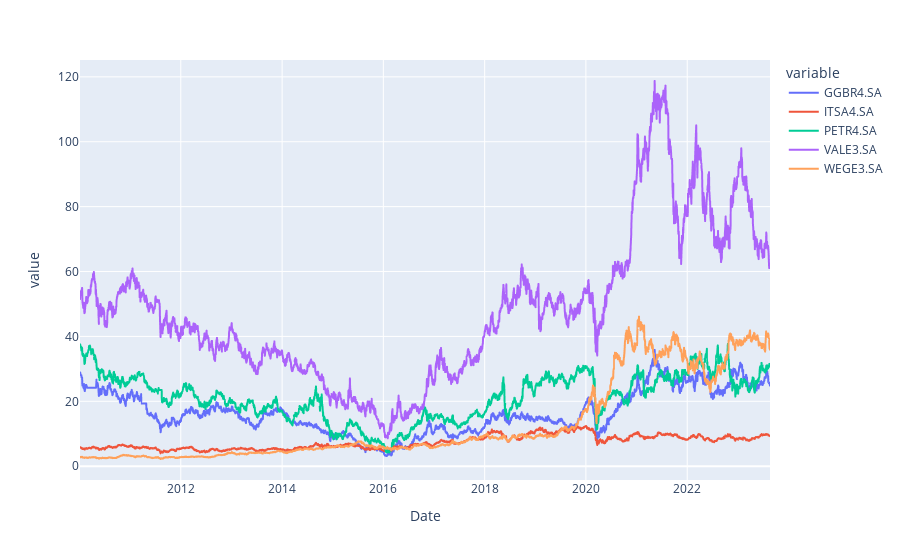

Write notebook code for a chart like this one.
### Code cell
close.plot()

### Figure 1 — Plotly figure (JSON) as saved in the notebook; plotly's stock layout.template omitted (floating-point values rounded to 4 significant figures; data arrays with more than 128 entries replaced by an {"elided": "..."} marker saying what was removed)
{"data": [{"hovertemplate": "variable=GGBR4.SA<br>Date=%{x}<br>value=%{y}<extra></extra>", "legendgroup": "GGBR4.SA", "line": {"color": "#636efa", "dash": "solid"}, "marker": {"symbol": "circle"}, "mode": "lines", "name": "GGBR4.SA", "showlegend": true, "type": "scattergl", "x": {"elided": "3385 str values"}, "xaxis": "x", "y": {"elided": "3385 float values"}, "yaxis": "y"}, {"hovertemplate": "variable=ITSA4.SA<br>Date=%{x}<br>value=%{y}<extra></extra>", "legendgroup": "ITSA4.SA", "line": {"color": "#EF553B", "dash": "solid"}, "marker": {"symbol": "circle"}, "mode": "lines", "name": "ITSA4.SA", "showlegend": true, "type": "scattergl", "x": {"elided": "3385 str values"}, "xaxis": "x", "y": {"elided": "3385 float values"}, "yaxis": "y"}, {"hovertemplate": "variable=PETR4.SA<br>Date=%{x}<br>value=%{y}<extra></extra>", "legendgroup": "PETR4.SA", "line": {"color": "#00cc96", "dash": "solid"}, "marker": {"symbol": "circle"}, "mode": "lines", "name": "PETR4.SA", "showlegend": true, "type": "scattergl", "x": {"elided": "3385 str values"}, "xaxis": "x", "y": {"elided": "3385 float values"}, "yaxis": "y"}, {"hovertemplate": "variable=VALE3.SA<br>Date=%{x}<br>value=%{y}<extra></extra>", "legendgroup": "VALE3.SA", "line": {"color": "#ab63fa", "dash": "solid"}, "marker": {"symbol": "circle"}, "mode": "lines", "name": "VALE3.SA", "showlegend": true, "type": "scattergl", "x": {"elided": "3385 str values"}, "xaxis": "x", "y": {"elided": "3385 float values"}, "yaxis": "y"}, {"hovertemplate": "variable=WEGE3.SA<br>Date=%{x}<br>value=%{y}<extra></extra>", "legendgroup": "WEGE3.SA", "line": {"color": "#FFA15A", "dash": "solid"}, "marker": {"symbol": "circle"}, "mode": "lines", "name": "WEGE3.SA", "showlegend": true, "type": "scattergl", "x": {"elided": "3385 str values"}, "xaxis": "x", "y": {"elided": "3385 float values"}, "yaxis": "y"}], "layout": {"legend": {"title": {"text": "variable"}, "tracegroupgap": 0}, "margin": {"t": 60}, "xaxis": {"anchor": "y", "domain": [0, 1], "title": {"text": "Date"}}, "yaxis": {"anchor": "x", "domain": [0, 1], "title": {"text": "value"}}}}
